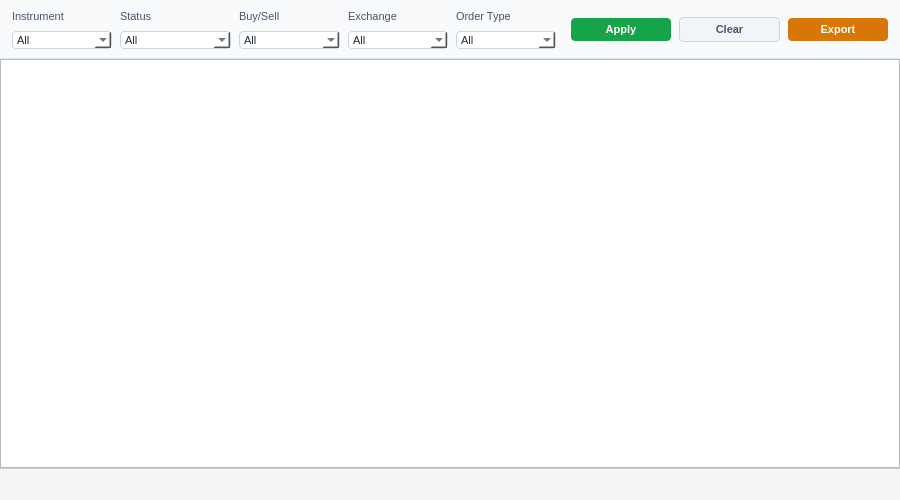
<?xml version="1.0" encoding="UTF-8"?>
<ui version="4.0">
 <class>OrderBookWindow</class>
 <widget class="QWidget" name="OrderBookWindow">
  <property name="geometry">
   <rect><x>0</x><y>0</y><width>900</width><height>500</height></rect>
  </property>
  <property name="styleSheet">
   <string notr="true">
QWidget#filterContainer {
  background-color: #f8fafc;
  border-bottom: 1px solid #e2e8f0;
}
QWidget#filterContainer QLabel {
  color: #475569;
  font-size: 11px;
}
QWidget#filterContainer QComboBox {
  background-color: #ffffff;
  color: #1e293b;
  border: 1px solid #cbd5e1;
  border-radius: 4px;
  font-size: 11px;
}
QPushButton {
  border-radius: 4px;
  font-weight: 600;
  font-size: 11px;
  padding: 5px 12px;
}
QPushButton#m_applyFilterBtn {
  background-color: #16a34a;
  color: white;
}
QPushButton#m_applyFilterBtn:hover { background-color: #15803d; }
QPushButton#m_clearFilterBtn {
  background-color: #f1f5f9;
  color: #475569;
  border: 1px solid #cbd5e1;
}
QPushButton#m_clearFilterBtn:hover { background-color: #e2e8f0; }
QPushButton#m_exportBtn {
  background-color: #d97706;
  color: white;
}
QPushButton#m_exportBtn:hover { background-color: #b45309; }
QWidget#summaryWidget {
  background-color: #f5f5f5;
  border-top: 1px solid #ccc;
}
   </string>
  </property>
  <layout class="QVBoxLayout" name="mainLayout">
   <property name="spacing"><number>0</number></property>
   <property name="leftMargin"><number>0</number></property>
   <property name="topMargin"><number>0</number></property>
   <property name="rightMargin"><number>0</number></property>
   <property name="bottomMargin"><number>0</number></property>

   <!-- Filter Bar -->
   <item>
    <widget class="QWidget" name="filterContainer" native="true">
     <layout class="QVBoxLayout" name="filterMainLayout">
      <property name="leftMargin"><number>12</number></property>
      <property name="topMargin"><number>10</number></property>
      <property name="rightMargin"><number>12</number></property>
      <property name="bottomMargin"><number>10</number></property>
      <property name="spacing"><number>8</number></property>
      <item>
       <layout class="QHBoxLayout" name="filterLayout">
        <item>
         <layout class="QVBoxLayout" name="instrumentLayout">
          <item><widget class="QLabel" name="lblInstrument"><property name="text"><string>Instrument</string></property></widget></item>
          <item>
           <widget class="QComboBox" name="m_instrumentTypeCombo">
            <item><property name="text"><string>All</string></property></item>
            <item><property name="text"><string>NSE OPT</string></property></item>
            <item><property name="text"><string>NSE FUT</string></property></item>
            <item><property name="text"><string>NSE EQ</string></property></item>
           </widget>
          </item>
         </layout>
        </item>
        <item>
         <layout class="QVBoxLayout" name="statusLayout">
          <item><widget class="QLabel" name="lblStatus"><property name="text"><string>Status</string></property></widget></item>
          <item>
           <widget class="QComboBox" name="m_statusCombo">
            <item><property name="text"><string>All</string></property></item>
            <item><property name="text"><string>Pending</string></property></item>
            <item><property name="text"><string>Unconfirmed</string></property></item>
            <item><property name="text"><string>Open</string></property></item>
            <item><property name="text"><string>Filled</string></property></item>
            <item><property name="text"><string>Executed</string></property></item>
            <item><property name="text"><string>Success</string></property></item>
            <item><property name="text"><string>Cancelled</string></property></item>
            <item><property name="text"><string>Rejected</string></property></item>
            <item><property name="text"><string>Failed</string></property></item>
            <item><property name="text"><string>Admin pending</string></property></item>
            <item><property name="text"><string>min/admin Pending</string></property></item>
           </widget>
          </item>
         </layout>
        </item>
        <item>
         <layout class="QVBoxLayout" name="buySellLayout">
          <item><widget class="QLabel" name="lblBuySell"><property name="text"><string>Buy/Sell</string></property></widget></item>
          <item>
           <widget class="QComboBox" name="m_buySellCombo">
            <item><property name="text"><string>All</string></property></item>
            <item><property name="text"><string>Buy</string></property></item>
            <item><property name="text"><string>Sell</string></property></item>
           </widget>
          </item>
         </layout>
        </item>
        <item>
         <layout class="QVBoxLayout" name="exchangeLayout">
          <item><widget class="QLabel" name="lblExchange"><property name="text"><string>Exchange</string></property></widget></item>
          <item>
           <widget class="QComboBox" name="m_exchangeCombo">
            <item><property name="text"><string>All</string></property></item>
            <item><property name="text"><string>NSE</string></property></item>
            <item><property name="text"><string>BSE</string></property></item>
           </widget>
          </item>
         </layout>
        </item>
        <item>
         <layout class="QVBoxLayout" name="orderTypeLayout">
          <item><widget class="QLabel" name="lblOrderType"><property name="text"><string>Order Type</string></property></widget></item>
          <item>
           <widget class="QComboBox" name="m_orderTypeCombo">
            <item><property name="text"><string>All</string></property></item>
            <item><property name="text"><string>Market</string></property></item>
            <item><property name="text"><string>Limit</string></property></item>
           </widget>
          </item>
         </layout>
        </item>
        <item>
         <spacer name="filterSpacer">
          <property name="orientation"><enum>Qt::Horizontal</enum></property>
         </spacer>
        </item>
        <item>
         <widget class="QPushButton" name="m_applyFilterBtn">
          <property name="text"><string>Apply</string></property>
         </widget>
        </item>
        <item>
         <widget class="QPushButton" name="m_clearFilterBtn">
          <property name="text"><string>Clear</string></property>
         </widget>
        </item>
        <item>
         <widget class="QPushButton" name="m_exportBtn">
          <property name="text"><string>Export</string></property>
         </widget>
        </item>
       </layout>
      </item>
     </layout>
    </widget>
   </item>

   <!-- Table placeholder — replaced programmatically with CustomOrderBook -->
   <item>
    <widget class="QTableView" name="m_tableViewPlaceholder">
     <property name="sizePolicy">
      <sizepolicy hsizetype="Expanding" vsizetype="Expanding">
       <horstretch>0</horstretch><verstretch>1</verstretch>
      </sizepolicy>
     </property>
    </widget>
   </item>

   <!-- Summary Bar -->
   <item>
    <widget class="QWidget" name="summaryWidget" native="true">
     <property name="minimumSize"><size><width>0</width><height>32</height></size></property>
     <property name="maximumSize"><size><width>16777215</width><height>32</height></size></property>
     <layout class="QHBoxLayout" name="summaryLayout">
      <item>
       <widget class="QLabel" name="m_summaryLabel">
        <property name="text"><string></string></property>
       </widget>
      </item>
      <item>
       <spacer name="summarySpacer">
        <property name="orientation"><enum>Qt::Horizontal</enum></property>
       </spacer>
      </item>
     </layout>
    </widget>
   </item>
  </layout>
 </widget>
 <resources/>
 <connections/>
</ui>
